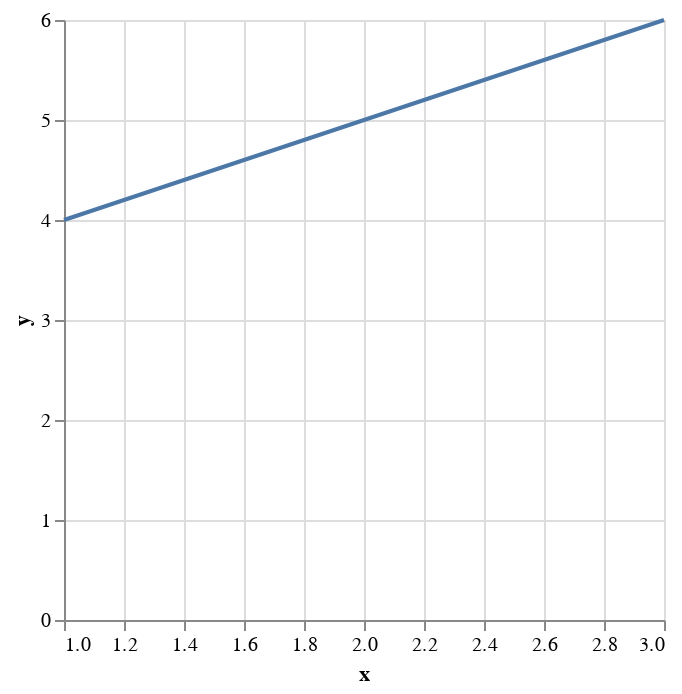

Notebook source saved alongside this figure:
### Code cell
import altair as alt
import pandas as pd

data = pd.DataFrame({'x': [1, 2, 3], 'y': [4, 5, 6]})
alt.Chart(data).mark_line().encode(x='x', y='y')

### Figure 1 — Vega-Lite specification as saved in the notebook (floating-point values rounded to 4 significant figures)
{"config": {"view": {"continuousWidth": 300, "continuousHeight": 300}}, "data": {"name": "data-54ce5fc5f3b61e53d857f3764dd891fc"}, "mark": {"type": "line"}, "encoding": {"x": {"field": "x", "type": "quantitative"}, "y": {"field": "y", "type": "quantitative"}}, "$schema": "https://vega.github.io/schema/vega-lite/v5.20.1.json", "datasets": {"data-54ce5fc5f3b61e53d857f3764dd891fc": [{"x": 1, "y": 4}, {"x": 2, "y": 5}, {"x": 3, "y": 6}]}}
